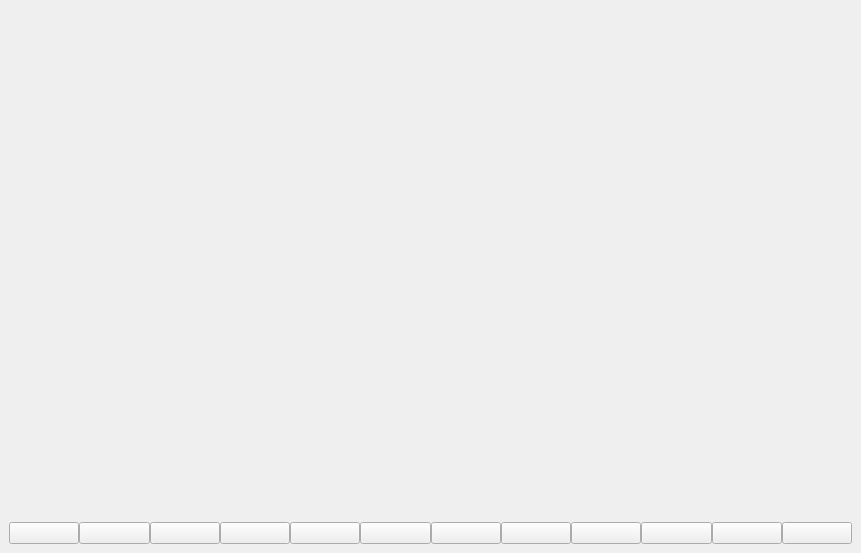
<?xml version="1.0" encoding="UTF-8"?>
<ui version="4.0">
 <class>MainWindow</class>
 <widget class="QMainWindow" name="MainWindow">
  <property name="geometry">
   <rect>
    <x>0</x>
    <y>0</y>
    <width>861</width>
    <height>553</height>
   </rect>
  </property>
  <property name="contextMenuPolicy">
   <enum>Qt::NoContextMenu</enum>
  </property>
  <property name="windowTitle">
   <string>Face Controlled Mouse</string>
  </property>
  <property name="windowIcon">
   <iconset resource="resources.qrc">
    <normaloff>:/images/res/icon.ico</normaloff>:/images/res/icon.ico</iconset>
  </property>
  <widget class="QWidget" name="centralwidget">
   <layout class="QVBoxLayout" name="verticalLayout">
    <item>
     <layout class="QHBoxLayout" name="horizontalLayout">
      <item>
       <layout class="QVBoxLayout" name="verticalLayout_2">
        <property name="sizeConstraint">
         <enum>QLayout::SetDefaultConstraint</enum>
        </property>
        <item>
         <layout class="QVBoxLayout" name="videoContainerLayout">
          <item>
           <widget class="AspectRatioLabel" name="inVideo">
            <property name="font">
             <font>
              <pointsize>10</pointsize>
             </font>
            </property>
            <property name="styleSheet">
             <string notr="true"/>
            </property>
            <property name="text">
             <string/>
            </property>
            <property name="alignment">
             <set>Qt::AlignCenter</set>
            </property>
           </widget>
          </item>
         </layout>
        </item>
        <item>
         <layout class="QHBoxLayout" name="horizontalButtonsLayout">
          <property name="spacing">
           <number>0</number>
          </property>
          <property name="sizeConstraint">
           <enum>QLayout::SetDefaultConstraint</enum>
          </property>
          <item>
           <widget class="QPushButton" name="stopButton">
            <property name="text">
             <string/>
            </property>
            <property name="icon">
             <iconset resource="resources.qrc">
              <normaloff>:/images/res/pause.png</normaloff>:/images/res/pause.png</iconset>
            </property>
            <property name="iconSize">
             <size>
              <width>50</width>
              <height>50</height>
             </size>
            </property>
           </widget>
          </item>
          <item>
           <widget class="QPushButton" name="geoSmileButton">
            <property name="text">
             <string/>
            </property>
            <property name="icon">
             <iconset resource="resources.qrc">
              <normaloff>:/images/res/GEO.png</normaloff>:/images/res/GEO.png</iconset>
            </property>
            <property name="iconSize">
             <size>
              <width>50</width>
              <height>50</height>
             </size>
            </property>
            <property name="default">
             <bool>false</bool>
            </property>
            <property name="flat">
             <bool>false</bool>
            </property>
           </widget>
          </item>
          <item>
           <widget class="QPushButton" name="aiSmileButton">
            <property name="text">
             <string/>
            </property>
            <property name="icon">
             <iconset resource="resources.qrc">
              <normaloff>:/images/res/AI.png</normaloff>:/images/res/AI.png</iconset>
            </property>
            <property name="iconSize">
             <size>
              <width>50</width>
              <height>50</height>
             </size>
            </property>
           </widget>
          </item>
          <item>
           <widget class="QPushButton" name="dwellButton">
            <property name="text">
             <string/>
            </property>
            <property name="icon">
             <iconset resource="resources.qrc">
              <normaloff>:/images/res/dwell.png</normaloff>:/images/res/dwell.png</iconset>
            </property>
            <property name="iconSize">
             <size>
              <width>50</width>
              <height>50</height>
             </size>
            </property>
           </widget>
          </item>
          <item>
           <widget class="QPushButton" name="click1Button">
            <property name="text">
             <string/>
            </property>
            <property name="icon">
             <iconset resource="resources.qrc">
              <normaloff>:/images/res/click1p.png</normaloff>:/images/res/click1p.png</iconset>
            </property>
            <property name="iconSize">
             <size>
              <width>50</width>
              <height>50</height>
             </size>
            </property>
           </widget>
          </item>
          <item>
           <widget class="QPushButton" name="click2Button">
            <property name="icon">
             <iconset resource="resources.qrc">
              <normaloff>:/images/res/click2.png</normaloff>:/images/res/click2.png</iconset>
            </property>
            <property name="iconSize">
             <size>
              <width>50</width>
              <height>50</height>
             </size>
            </property>
           </widget>
          </item>
          <item>
           <widget class="QPushButton" name="clickRButton">
            <property name="icon">
             <iconset resource="resources.qrc">
              <normaloff>:/images/res/clickR.png</normaloff>:/images/res/clickR.png</iconset>
            </property>
            <property name="iconSize">
             <size>
              <width>50</width>
              <height>50</height>
             </size>
            </property>
           </widget>
          </item>
          <item>
           <widget class="QPushButton" name="clickDButton">
            <property name="text">
             <string/>
            </property>
            <property name="icon">
             <iconset resource="resources.qrc">
              <normaloff>:/images/res/drag.png</normaloff>:/images/res/drag.png</iconset>
            </property>
            <property name="iconSize">
             <size>
              <width>50</width>
              <height>50</height>
             </size>
            </property>
           </widget>
          </item>
          <item>
           <widget class="QPushButton" name="optionsButton">
            <property name="text">
             <string/>
            </property>
            <property name="icon">
             <iconset resource="resources.qrc">
              <normaloff>:/images/res/settings.png</normaloff>:/images/res/settings.png</iconset>
            </property>
            <property name="iconSize">
             <size>
              <width>50</width>
              <height>50</height>
             </size>
            </property>
           </widget>
          </item>
          <item>
           <widget class="QPushButton" name="appButton">
            <property name="text">
             <string/>
            </property>
            <property name="icon">
             <iconset resource="resources.qrc">
              <normaloff>:/images/res/app.png</normaloff>:/images/res/app.png</iconset>
            </property>
            <property name="iconSize">
             <size>
              <width>50</width>
              <height>50</height>
             </size>
            </property>
           </widget>
          </item>
          <item>
           <widget class="QPushButton" name="hideButton">
            <property name="text">
             <string/>
            </property>
            <property name="icon">
             <iconset resource="resources.qrc">
              <normaloff>:/images/res/hide.png</normaloff>:/images/res/hide.png</iconset>
            </property>
            <property name="iconSize">
             <size>
              <width>50</width>
              <height>50</height>
             </size>
            </property>
           </widget>
          </item>
          <item>
           <widget class="QPushButton" name="exitButton">
            <property name="text">
             <string/>
            </property>
            <property name="icon">
             <iconset resource="resources.qrc">
              <normaloff>:/images/res/exit.png</normaloff>:/images/res/exit.png</iconset>
            </property>
            <property name="iconSize">
             <size>
              <width>50</width>
              <height>50</height>
             </size>
            </property>
           </widget>
          </item>
         </layout>
        </item>
       </layout>
      </item>
     </layout>
    </item>
   </layout>
  </widget>
 </widget>
 <customwidgets>
  <customwidget>
   <class>AspectRatioLabel</class>
   <extends>QLabel</extends>
   <header>aspectratiolabel.h</header>
  </customwidget>
 </customwidgets>
 <resources>
  <include location="resources.qrc"/>
 </resources>
 <connections/>
</ui>
